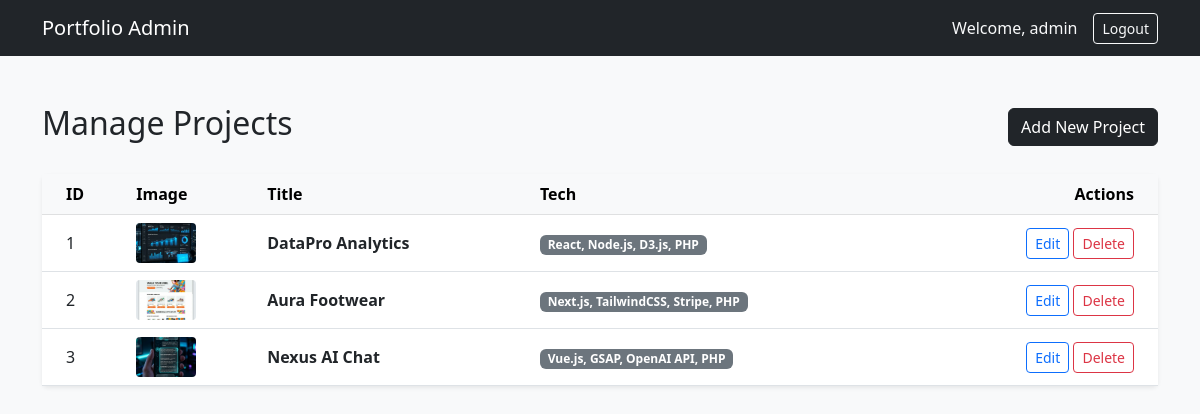
/admin/index.php (signed in), run on the app's committed database.
### tables this page shows
CREATE TABLE IF NOT EXISTS projects (
    id INT AUTO_INCREMENT PRIMARY KEY,
    title VARCHAR(255) NOT NULL,
    description TEXT NOT NULL,
    thumbnail_image VARCHAR(255),
    technologies VARCHAR(255),
    live_link VARCHAR(255),
    github_link VARCHAR(255),
    created_at TIMESTAMP DEFAULT CURRENT_TIMESTAMP
);

### admin/index.php (the view, shortened to what this page needs)
<?php
require_once '../includes/db.php';
$stmt = $pdo->query('SELECT * FROM projects ORDER BY created_at DESC');
$projects = $stmt->fetchAll();
?>
<!DOCTYPE html>
<html lang="en">
<head>
    <link href="https://cdn.jsdelivr.net/npm/bootstrap@5.3.0/dist/css/bootstrap.min.css" rel="stylesheet">
</head>
<body class="bg-light">
<nav class="navbar navbar-expand-lg navbar-dark bg-dark">
  <div class="container">
    <a class="navbar-brand" href="#">Portfolio Admin</a>
    <div class="d-flex align-items-center">
        <span class="text-light me-3">Welcome, <?= htmlspecialchars($_SESSION['username']) ?></span>
        <a href="logout.php" class="btn btn-outline-light btn-sm">Logout</a>
    </div>
  </div>
</nav>
<div class="container mt-5">
    <div class="d-flex justify-content-between align-items-center mb-4">
        <h2>Manage Projects</h2>
        <a href="add_project.php" class="btn btn-dark">Add New Project</a>
    </div>
    <div class="card shadow-sm border-0">
        <div class="card-body p-0">
            <div class="table-responsive">
                <table class="table table-hover mb-0 align-middle">
                    <thead class="table-light">
                        <tr>
                            <th class="ps-4">ID</th>
                            <th>Image</th>
                            <th>Title</th>
                            <th>Tech</th>
                            <th class="pe-4 text-end">Actions</th>
                        </tr>
                    </thead>
                    <tbody>
                        <?php if (count($projects) > 0): ?>
                            <?php foreach($projects as $p): ?>
                            <tr>
                                <td class="ps-4"><?= $p['id'] ?></td>
                                <td>
                                    <?php if($p['thumbnail_image']): ?>
                                        <img src="../assets/images/uploads/<?= htmlspecialchars($p['thumbnail_image']) ?>" alt="Thumbnail" width="60" height="40" style="object-fit: cover; border-radius: 4px;">
                                    <?php else: ?>
                                        <span class="text-muted small">None</span>
                                    <?php endif; ?>
                                </td>
                                <td class="fw-bold"><?= htmlspecialchars($p['title']) ?></td>
                                <td><span class="badge bg-secondary"><?= htmlspecialchars($p['technologies']) ?></span></td>
                                <td class="pe-4 text-end">
                                    <a href="edit_project.php?id=<?= $p['id'] ?>" class="btn btn-sm btn-outline-primary">Edit</a>
                                    <a href="delete_project.php?id=<?= $p['id'] ?>" class="btn btn-sm btn-outline-danger" onclick="return confirm('Are you sure you want to delete this project?')">Delete</a>
                                </td>
                            </tr>
                            <?php endforeach; ?>
                        <?php else: ?>
                            <tr><td colspan="5" class="text-center py-5 text-muted">No projects found. Create your first project!</td></tr>
                        <?php endif; ?>
                    </tbody>
                </table>
            </div>
        </div>
    </div>
</div>
</body>
</html>

### data on the page
projects: id "1", thumbnail_image (picture), title "DataPro Analytics", technologies "React, Node.js, D3.js, PHP"
projects: id "2", thumbnail_image (picture), title "Aura Footwear", technologies "Next.js, TailwindCSS, Stripe, PHP"
projects: id "3", thumbnail_image (picture), title "Nexus AI Chat", technologies "Vue.js, GSAP, OpenAI API, PHP"

### other printed values
$_SESSION['username'] "admin"
